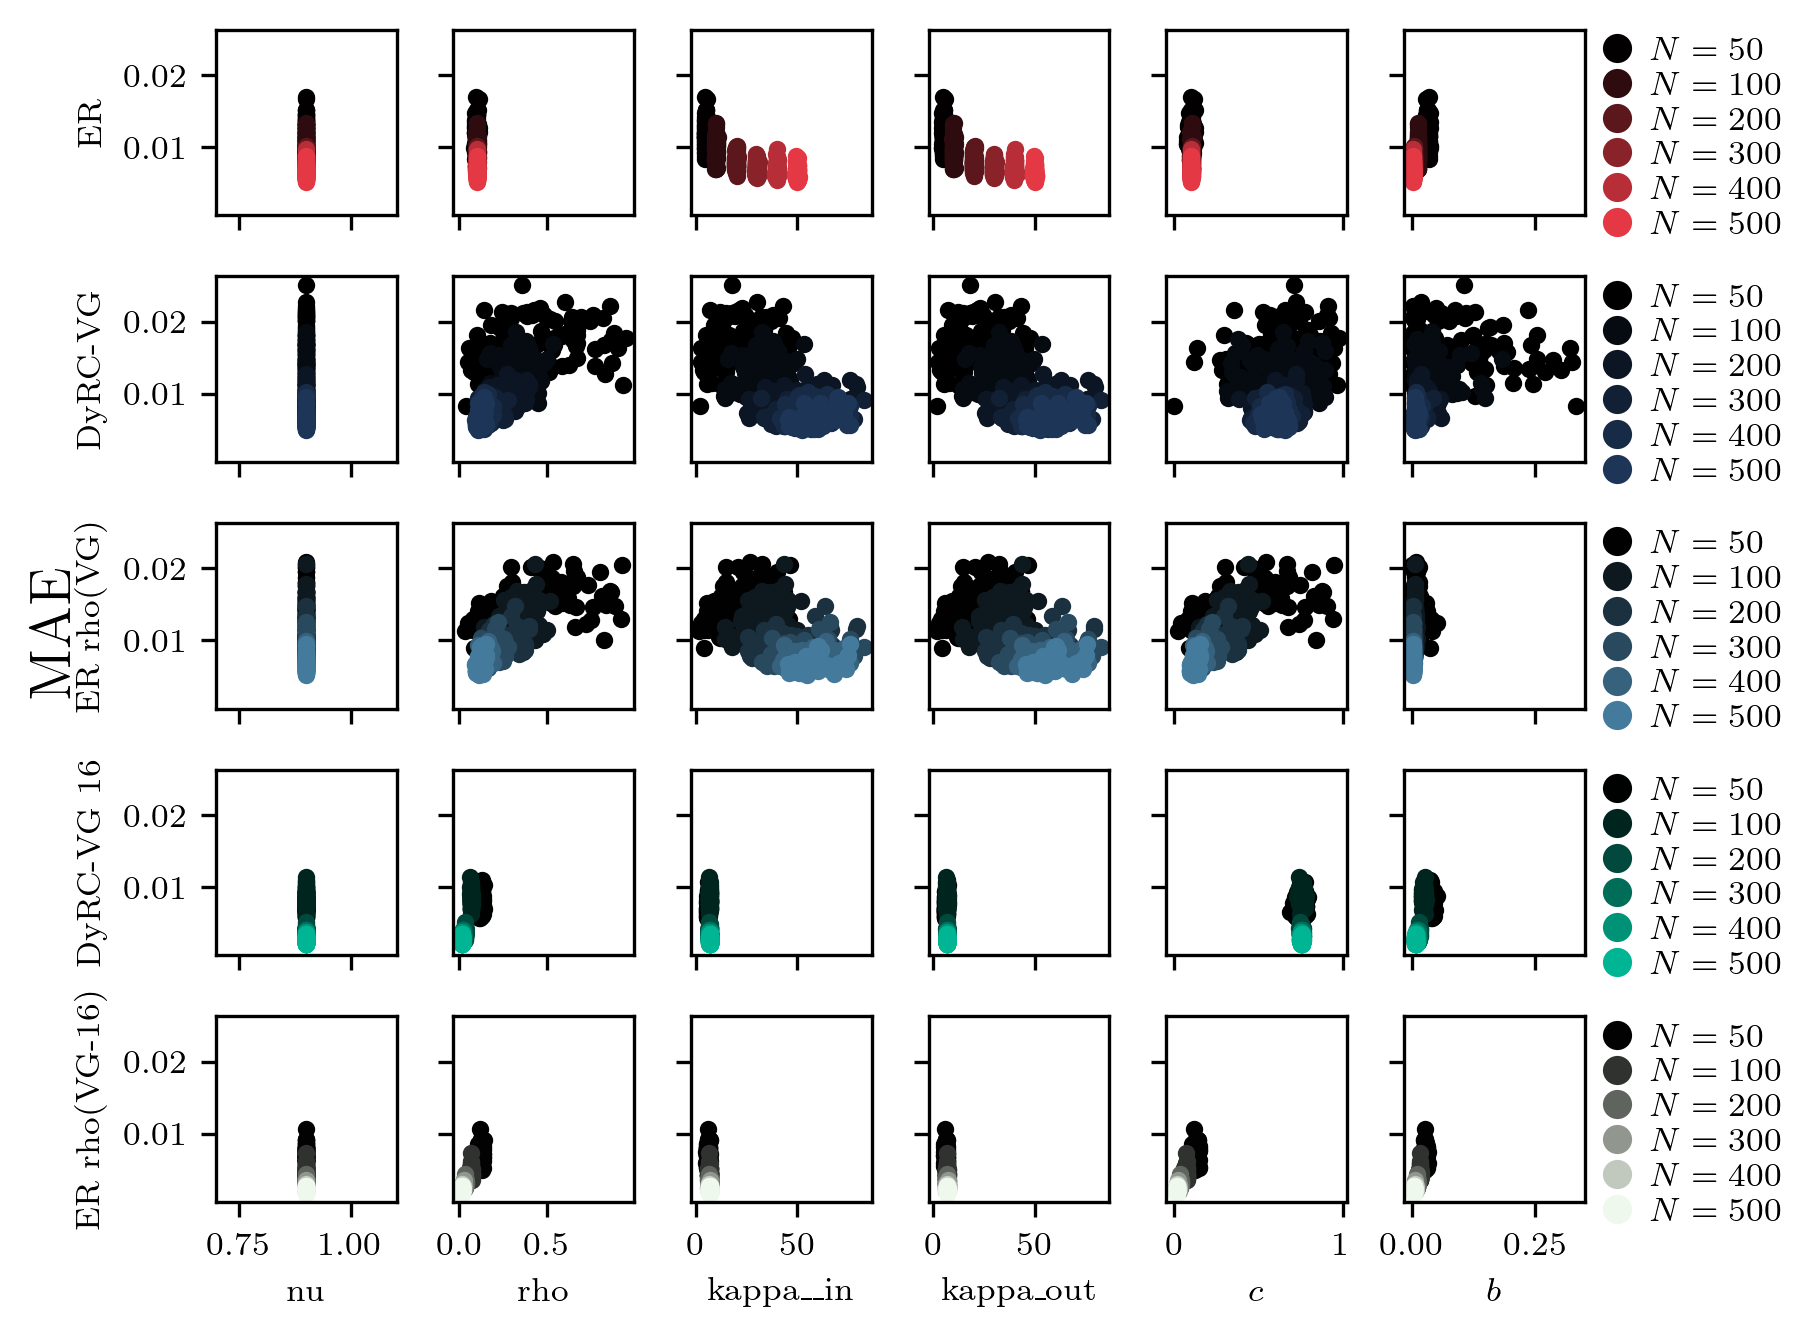

Python code for this plot:
# -*- coding: utf-8 -*-
""" Figure 3

Part of the accompanying code for the paper "Dynamics-Informed Reservoir Computing with Visibility Graphs" by Charlotte
Geier, Rasha Shanaz and Merten Stender.

Figure 3: MAE over different network metrics

Revision 1: Include ER graph with density and spectral radius comparable to VG-16.


Copyright (c) Charlotte Geier
Hamburg University of Technology, Dynamics Group
www.tuhh.de/dyn
charlotte.geier@tuhh.de

Licensed under the GPLv3. See LICENSE in the project root for license information.

22.07.2025

"""

import pandas as pd
import matplotlib.pyplot as plt
from matplotlib.colors import LinearSegmentedColormap

# set LaTeX font
tex_fonts = {
    # Use LaTeX to write all text
    "text.usetex": True,
    "font.family": "serif",
    # Use 10pt font in plots, to match 10pt font in document
    "axes.titlesize": 10,
    "axes.labelsize": 8,
    "font.size": 8,
    # Make the legend/label fonts a little smaller
    "legend.fontsize": 8,
    "xtick.labelsize": 8,
    "ytick.labelsize": 8
}
plt.rcParams.update(tex_fonts)
from cpsmehelper import export_figure, get_colors
cpsme_red = get_colors()['red']
cpsme_blue_3= get_colors()['blue_3']
cpsme_blue_2= get_colors()['blue_4']
cpsme_green = get_colors()['green']
cpsme_mint = get_colors()['mint_green']


# generate colormaps
custom_cmap_red = LinearSegmentedColormap.from_list('black_to_color', ['black', cpsme_red])
custom_cmap_blue_3 = LinearSegmentedColormap.from_list('black_to_color', ['black', cpsme_blue_3])
custom_cmap_blue_2 = LinearSegmentedColormap.from_list('black_to_color', ['black', cpsme_blue_2])
custom_cmap_green = LinearSegmentedColormap.from_list('black_to_color', ['black', cpsme_green])
custom_cmap_mint = LinearSegmentedColormap.from_list('black_to_color', ['black', cpsme_mint])

# 
data_path = 'duffing_data_3'


# Figure: Error metrics (MAE) over properties of matrices
fig, ax = plt.subplots(5, 6, sharey='all', sharex='col')

j= 0
alphas = [0.01, 0.2, 0.4, 0.6, 0.8, 0.99]
num_nodes = [50, 100, 200, 300, 400, 500]
for n in num_nodes: 
    alpha = alphas[j]
    # load data
    name = f'N_{n}_skip_1'
    path = f'{data_path}/{name}'
    df = pd.read_csv(f"{path}/{name}_results.csv")

    # top row: base network in red
    i = 0
    for metric in ['spec_rad_rand', 'dens_rand', 'av_in_degree_rand', 
                'av_out_degree_rand', 'clustering_coeff_rand', 'av_betweenness_rand']:
        ax[0,i].scatter(df[metric], df['mae_rand'], s=10, color=custom_cmap_red(alphas[j]))
        i = i+1
    i = 0
    
    # 2nd: VG in dark blue 
    for metric in ['spec_rad_vg', 'dens_vg', 'av_in_degree_vg', 
                'av_out_degree_vg', 'clustering_coeff_vg', 'av_betweenness_vg']:
        ax[1,i].scatter(df[metric], df['mae_vg'], s=10, color=custom_cmap_blue_2(alphas[j]))
        i = i+1
    i = 0

    # 3rd ER with VG density in light blue
    i = 0
    for metric in ['spec_rad_dens', 'dens_dens', 'av_in_degree_dens', 
                'av_out_degree_dens', 'clustering_coeff_dens', 'av_betweenness_dens']:
        ax[2,i].scatter(df[metric], df['mae_dens'], s=10, color=custom_cmap_blue_3(alphas[j]))
        i = i+1
    i=0

    # 4th DyRC-VG 16 in green 
    name = f'N_{n}_skip_16'
    path = f'{data_path}/{name}'
    df = pd.read_csv(f"{path}/{name}_results.csv")
    for metric in ['spec_rad_vg', 'dens_vg', 'av_in_degree_vg', 
                'av_out_degree_vg', 'clustering_coeff_vg', 'av_betweenness_vg']:
        ax[3,i].scatter(df[metric], df['mae_vg'], s=10, color=custom_cmap_green(alphas[j]))
        i = i+1
    i = 0

    # 5th: ER with VG 16 density
    name = f'N_{n}_skip_16'
    path = f'{data_path}/{name}'
    df = pd.read_csv(f"{path}/{name}_results_sparse.csv")
    for metric in ['spec_rad_rand', 'dens_rand', 'av_in_degree_rand', 
                'av_out_degree_rand', 'clustering_coeff_rand', 'av_betweenness_rand']:
        ax[4,i].scatter(df[metric], df['mae_rand'], s=10, color=custom_cmap_mint(alphas[j]))
        i = i+1
    i = 0


    j = j+1


for ii in range(3):
    ax[ii,0].set_xlim([0.7, 1.1])
ax[0,0].set_ylabel('ER')
ax[1,0].set_ylabel('DyRC-VG')
ax[2,0].set_ylabel('ER rho(VG)')
ax[3,0].set_ylabel('DyRC-VG 16')
ax[4,0].set_ylabel('ER rho(VG-16)')
ax[-1,0].set_xlabel('nu') # spectral radius
ax[-1,1].set_xlabel('rho') # density
ax[-1,2].set_xlabel('kappa__in')  # avg. in degree
ax[-1,3].set_xlabel('kappa_out') # avg out degree
ax[-1,4].set_xlabel('$c$') # av clustering 
ax[-1,5].set_xlabel('$b$') # av betweenness

# Add legends for alpha levels for each row
alpha_labels = [f'$N={val}$' for val in num_nodes]

# For each row, create proxy scatter points with different alpha values and colors
for row_idx, (cmap, label) in enumerate(zip(
    [custom_cmap_red, custom_cmap_blue_2, custom_cmap_blue_3, custom_cmap_green, custom_cmap_mint],
    ['ER', 'DyRC-VG', 'ER rho(VG)', 'DyRC-VG 16', 'ER rho(VG16)']
)):
    proxies = [plt.Line2D([0], [0], marker='o', color=cmap(a), linestyle='', markersize=6, alpha=1) for a in alphas]
    # Place the legend at the right side of the last column of the row
    ax[row_idx, -1].legend(proxies, 
                           alpha_labels, 
                           bbox_to_anchor=(1.05, 1), 
                           loc='upper left', 
                           borderaxespad=0.,
                           labelspacing=0.15,      # default is 0.5, reduce to bring entries closer
                           handlelength=1,      # default is 2, reduce if needed
                           handletextpad=0.5,     # reduce padding between handle and text
                           borderpad=0.2,          # padding between legend content and border)
                           frameon=False)
    
plt.tight_layout(rect=[0, 0, 0.9, 0.95])  # adjust to make room for legend

fig.text(0, 0.5, 'MAE', va='center', rotation='vertical', fontsize=14)
export_figure(fig, 
                name=f'duffing_figure_3.png',
                height=12,
                width=17,
                resolution=300)
plt.show()
